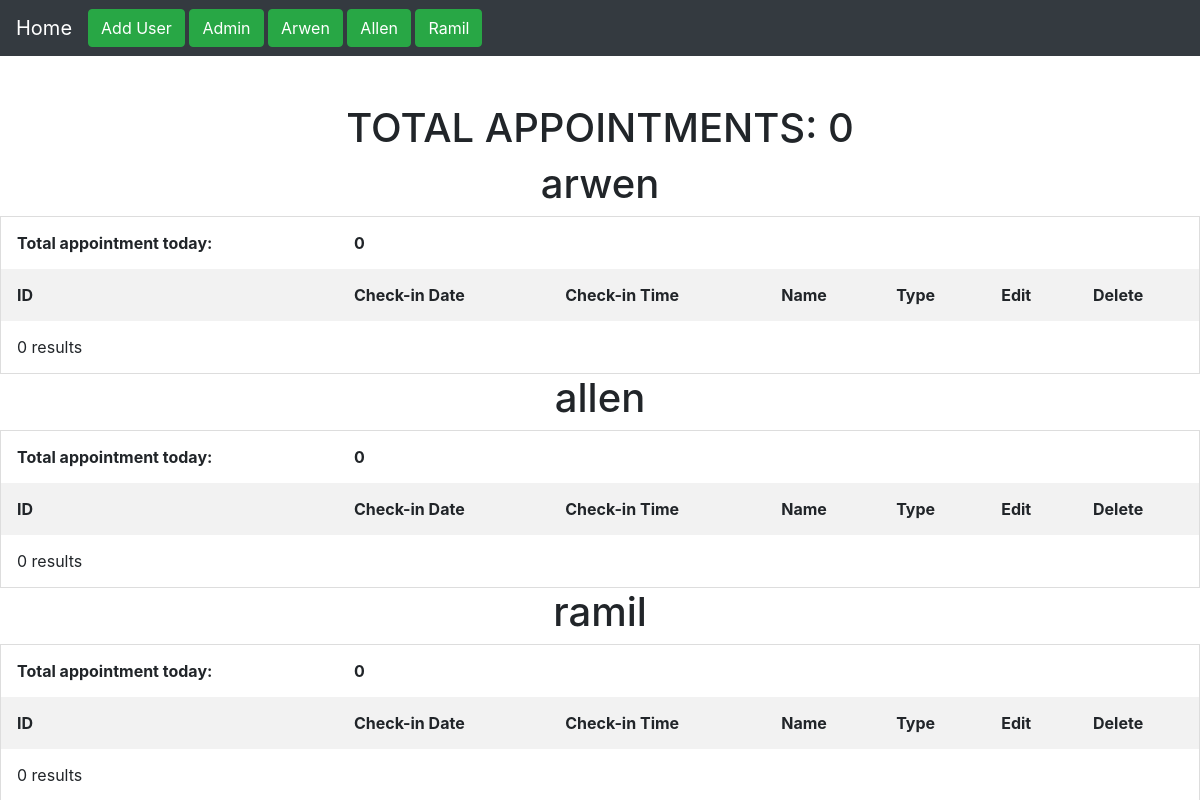
Before: /admin/admin.php with the older database file.
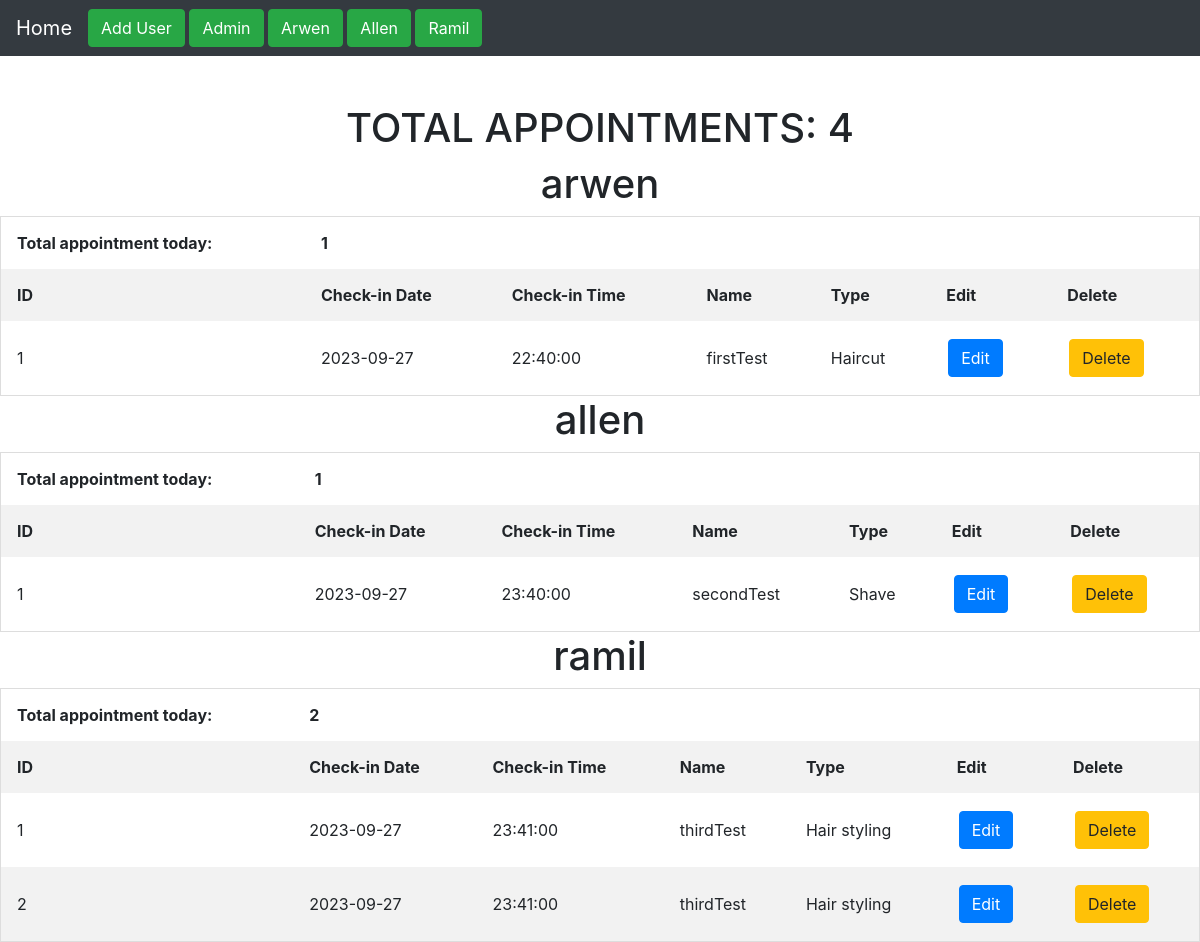
After: the same page with the newer database file.
### tables this page shows
CREATE TABLE `arwen` (
  `id` int(11) NOT NULL,
  `checkin_date` date NOT NULL,
  `checkin_time` time NOT NULL,
  `name` varchar(255) NOT NULL,
  `service_type` varchar(255) NOT NULL
);

CREATE TABLE `allen` (
  `id` int(11) NOT NULL,
  `checkin_date` date NOT NULL,
  `checkin_time` time NOT NULL,
  `name` varchar(255) NOT NULL,
  `service_type` varchar(255) NOT NULL
);

CREATE TABLE `ramil` (
  `id` int(11) NOT NULL,
  `checkin_date` date NOT NULL,
  `checkin_time` time NOT NULL,
  `name` varchar(255) NOT NULL,
  `service_type` varchar(255) NOT NULL
);

### admin/admin.php (the view, shortened to what this page needs)
<?php
include 'D:\xampp\htdocs\Appointment\Process\myConnection.php';
function totalAppoitments($connect, $barberName) {
    $currentDate = date("Y-m-d");
    $query = "SELECT * FROM $barberName WHERE checkin_date = '$currentDate'";
    $result = mysqli_query($connect, $query);
    $totalAppointmentsToday = mysqli_num_rows($result);
    return $totalAppointmentsToday;
}
function displayAppointments($connect, $barberName) {
    $currentDate = date("Y-m-d");
    $query = "SELECT * FROM $barberName WHERE checkin_date = '$currentDate'";
    $result = mysqli_query($connect, $query);
    $totalAppointmentsToday = mysqli_num_rows($result);
    echo "<h1>$barberName</h1>";
    echo "<table>";
    echo "<tr>";
    echo "<th>Total appointment today: </th>";
    echo "<th>$totalAppointmentsToday</th>";
    echo "</tr>";
    echo "<tr>";
    echo "<th> ID </th>";
    echo "<th> Check-in Date </th>";
    echo "<th> Check-in Time </th>";
    echo "<th> Name </th>";
    echo "<th> Type </th>";
    echo "<th> Edit </th>";
    echo "<th> Delete </th>";
    echo "</tr>";
    if(mysqli_num_rows($result) > 0){
        while($row = mysqli_fetch_array($result)){
            echo "<tr>";
            echo "<td> {$row["id"]} </td>";
            echo "<td> {$row["checkin_date"]} </td>";
            echo "<td> {$row["checkin_time"]} </td>";
            echo "<td> {$row["name"]} </td>";
            echo "<td> {$row["service_type"]} </td>";
            echo "<td>";
            echo "<a href='editForm.php?id={$row["id"]}'>";
            echo "<button type='button' class='btn btn-primary' data-toggle='modal' data-target='#edit' >Edit</button>";
            echo "</a>";
            echo "</td>";
            echo "<td>";
            echo "<a href='delete.php?id={$row["id"]}'>";
            echo "<button type='button' class='btn btn-warning'>Delete</button></a>";
            echo "</td>";
            echo "</tr>";
        }
    } else {
        echo "<tr><td colspan='7'>0 results</td></tr>";
    }
    echo "</table>";
}
?>
<html>
    <head>
        <link rel="stylesheet" href="https://cdn.jsdelivr.net/npm/bootstrap@4.6.2/dist/css/bootstrap.min.css"
>
    </head>
    <body>
        <nav class="navbar navbar-expand-md bg-dark navbar-dark">
            <a href="index.php" class="navbar-brand">Home</a>
            <div class="collapsse navbar-collapse" id="collapsibleNavbar">
            <ul class="navbar-nav">
                <li class="nav-item active">
                <button type="button" class="btn btn-success" data-toggle="modal" data-target="#addUser">Add User</button>
                <button type="button" class="btn btn-success" data-toggle="modal"><a href="admin.php">Admin</a></button>
                <button type="button" class="btn btn-success" data-toggle="modal"><a href="arwen.php">Arwen</a></button>
                <button type="button" class="btn btn-success" data-toggle="modal"><a href="allen.php">Allen</a></button>
                <button type="button" class="btn btn-success" data-toggle="modal"><a href="ramil.php">Ramil</a></button>
                </li>
            </ul>
        </div>
        </nav>
        <br></br>
            <?php
                $arwenTotalAppointments = totalAppoitments($connect, "arwen");
                $allenTotalAppointments = totalAppoitments($connect, "allen");
                $ramilTotalAppointments = totalAppoitments($connect, "ramil");
                $totalAppointments = $arwenTotalAppointments + $allenTotalAppointments + $ramilTotalAppointments;
            ?>
            <h1>TOTAL APPOINTMENTS: <?php echo $totalAppointments; ?></h1>
            <?php
                displayAppointments($connect, "arwen");
                displayAppointments($connect, "allen");
                displayAppointments($connect, "ramil");
            ?>
    </body>
</html>

### admin/admin.php (style rules this page uses)
table { border-collapse: collapse; border-spacing: 0; width: 100%; border: 1px solid #ddd; }
th,td { text-align: left; padding: 16px; }
tr:nth-child(even) { background-color: #f2f2f2; }
a .btn { margin: 2px; }
h1 { text-align: center; }
.btn a { text-decoration: none; color: white; }

Changed rows visible on the page:
added arwen: id "1", checkin_date "2023-09-27", checkin_time "22:40:00", name "firstTest", service_type "Haircut"
added allen: id "1", checkin_date "2023-09-27", checkin_time "23:40:00", name "secondTest", service_type "Shave"
added ramil: id "1", checkin_date "2023-09-27", checkin_time "23:41:00", name "thirdTest", service_type "Hair styling"
added ramil: id "2", checkin_date "2023-09-27", checkin_time "23:41:00", name "thirdTest", service_type "Hair styling"
Other visible differences:
$totalAppointments: "0" → "4"
$totalAppointmentsToday: "0 0 0" → "1 1 2"
text no longer shown: "0 results 0 results 0 results"
